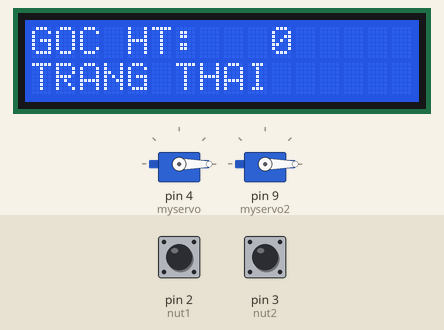
Bench run of a sketch on a simulated Arduino Uno, built with avr-gcc and run on an emulated ATmega328P. Parts: 2 × servo, 16×2 character LCD. The inputs (shaded band) are chosen by the test bench; at power-on: pin 2 (nut1) HIGH, pin 3 (nut2) HIGH. What the sketch prints to the serial monitor is not drawn.

Above: at 1.2 s.
1.3 s: pin 2 (nut1) pulled LOW for 0.15 s
At 1.46 s:
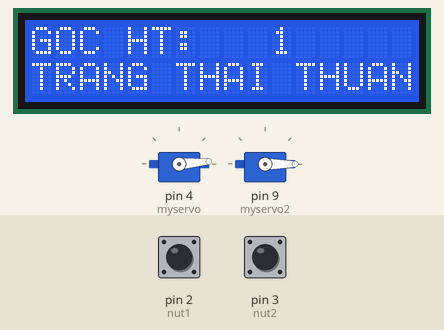
3.7 s: pin 3 (nut2) pulled LOW for 0.15 s
At 3.7 s:
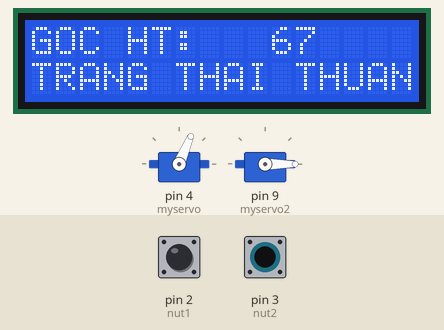
5.3 s: pin 2 (nut1) pulled LOW for 1 s
At 6.11 s:
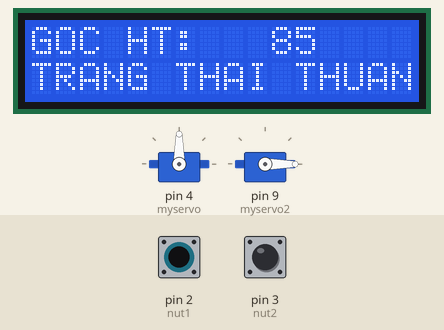
8.4 s: pin 3 (nut2) pulled LOW for 1 s
At 8.4 s:
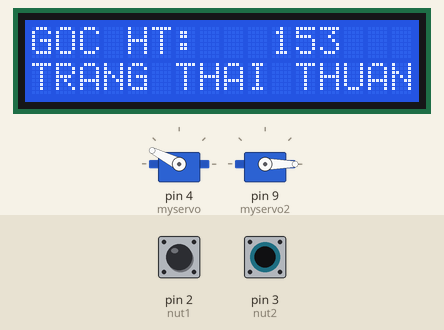
10.9 s: pin 2 (nut1) pulled LOW for 0.15 s
At 12.04 s:
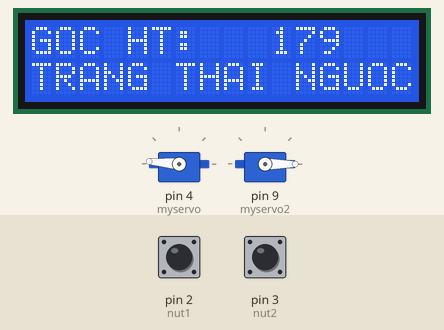
13.7 s: pin 2 (nut1) driven LOW and pin 3 (nut2) driven LOW
Timing chart, 0 to 17.6 s (numbered marks = the images above; inputs shaded):
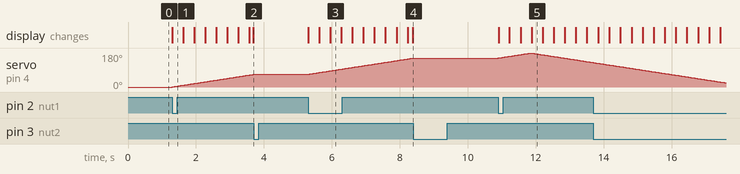

The sketch:

CODE_SERVO_2_NUT_NHAN.ino
```cpp
#include <Servo.h>
Servo myservo;  // create servo object to control a servo
Servo myservo2;  // create servo object to control a servo
#include <LiquidCrystal.h>
#define LCD_RS 12 // Chân RS của LCD kết nối với chân 12 của Arduino
#define LCD_EN 11 // Chân EN của LCD kết nối với chân 11 của Arduino
#define LCD_D4 8  // Chân D4 của LCD kết nối với chân 8 của Arduino
#define LCD_D5 7  // Chân D5 của LCD kết nối với chân 7 của Arduino
#define LCD_D6 6  // Chân D6 của LCD kết nối với chân 6 của Arduino
#define LCD_D7 5  // Chân D7 của LCD kết nối với chân 5 của Arduino
LiquidCrystal lcd(LCD_RS, LCD_EN, LCD_D4, LCD_D5, LCD_D6, LCD_D7);

int goc =0; //góc ban đầu
#define nut1 2
#define nut2 3
bool thuan = true;
bool nguoc = false;
bool tt = false;
String chieuquay = " ";
long time =0;
void setup() {
  myservo.attach(4);  // attaches the servo on pin 9 to the servo object
  myservo.write(goc);
  myservo2.attach(9);  // attaches the servo on pin 9 to the servo object
  myservo2.write(goc);
  lcd.begin(16, 2); // Khởi động màn hình LCD 16x2
  pinMode(nut1, INPUT_PULLUP);
  pinMode(nut2, INPUT_PULLUP);
  Serial.begin(9600);
  hienthi();
  time = millis();
}
void hienthi(){
  lcd.setCursor(0, 0);
    lcd.print("GOC HT:         ");
    lcd.setCursor(10, 0);
    lcd.print(goc);
    lcd.setCursor(0, 1);
    lcd.print("TRANG THAI:     ");
    lcd.setCursor(10, 1);
    lcd.print(chieuquay);
}
void loop() {
  if(digitalRead(nut1) == 0 && tt == false){
   tt = true;
   time = millis();
   Serial.println("DA NHAN NUT 1");
  }
  if(thuan == true && tt == true){
    Serial.println("CHAY THUAN");
    chieuquay = " THUAN";
    goc = goc + 1;
    myservo.write(goc);
    hienthi();
    if(millis() - time >= 5000){
    myservo2.write(goc);
    }
    delay(30);
    if(goc >= 180){
      thuan = false;
      nguoc = true;
    }
  }

  if(nguoc == true && tt == true){
    Serial.println("CHAY NGUOC");
    goc = goc - 1;
    chieuquay = " NGUOC";
    myservo.write(goc);
    hienthi();
    delay(30);
    if(goc <= 0){
      thuan = true;
      nguoc = false;
    }
  }

  if(digitalRead(nut2) == 0){
    Serial.println("DUNG");
    chieuquay = " DUNG";
    tt = false;
  }
}
```

Measured:
- after the input at 1.3 s, servo on pin 4 (myservo): moves from 0° to 67° over 2.4 s, starting at once; the display: changes at once (image 1)
- after the input at 3.7 s, servo on pin 4 (myservo): stays 67° (without the input it goes to 68° after 0.02 s)
- after the input at 5.3 s, servo on pin 4 (myservo): moves from 67° to 153° over 3.1 s, starting at once; the display: first changes at once (image 3 shows a later state)
- after the input at 8.4 s, servo on pin 4 (myservo): stays 153° (without the input it goes to 154° after 0.02 s)
- after the input at 10.9 s, servo on pin 4 (myservo): rises from 153° to 180° in 0.95 s, then falls to 129° in 1.8 s; the display: first changes at once (image 5 shows a later state)
